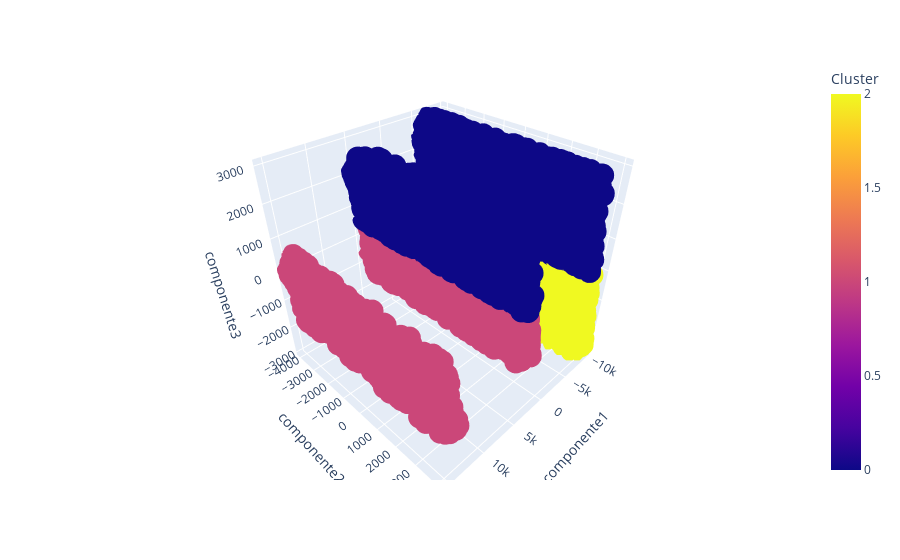

Here is the notebook cell this chart was saved with:
### Code cell
fig = px.scatter_3d(data_frame = df_pca, x='componente1', y='componente2', z='componente3', color='Cluster')

fig.show()

### Figure 1 — Plotly figure (JSON) as saved in the notebook; plotly's stock layout.template omitted (floating-point values rounded to 4 significant figures; data arrays with more than 128 entries replaced by an {"elided": "..."} marker saying what was removed)
{"data": [{"hovertemplate": "componente1=%{x}<br>componente2=%{y}<br>componente3=%{z}<br>Cluster=%{marker.color}<extra></extra>", "legendgroup": "", "marker": {"color": {"elided": "14967 int values"}, "coloraxis": "coloraxis", "symbol": "circle"}, "mode": "markers", "name": "", "scene": "scene", "showlegend": false, "type": "scatter3d", "x": {"elided": "14967 float values"}, "y": {"elided": "14967 float values"}, "z": {"elided": "14967 float values"}}], "layout": {"coloraxis": {"colorbar": {"title": {"text": "Cluster"}}, "colorscale": [[0, "#0d0887"], [0.1111, "#46039f"], [0.2222, "#7201a8"], [0.3333, "#9c179e"], [0.4444, "#bd3786"], [0.5556, "#d8576b"], [0.6667, "#ed7953"], [0.7778, "#fb9f3a"], [0.8889, "#fdca26"], [1, "#f0f921"]]}, "legend": {"tracegroupgap": 0}, "margin": {"t": 60}, "scene": {"domain": {"x": [0, 1], "y": [0, 1]}, "xaxis": {"title": {"text": "componente1"}}, "yaxis": {"title": {"text": "componente2"}}, "zaxis": {"title": {"text": "componente3"}}}}}
